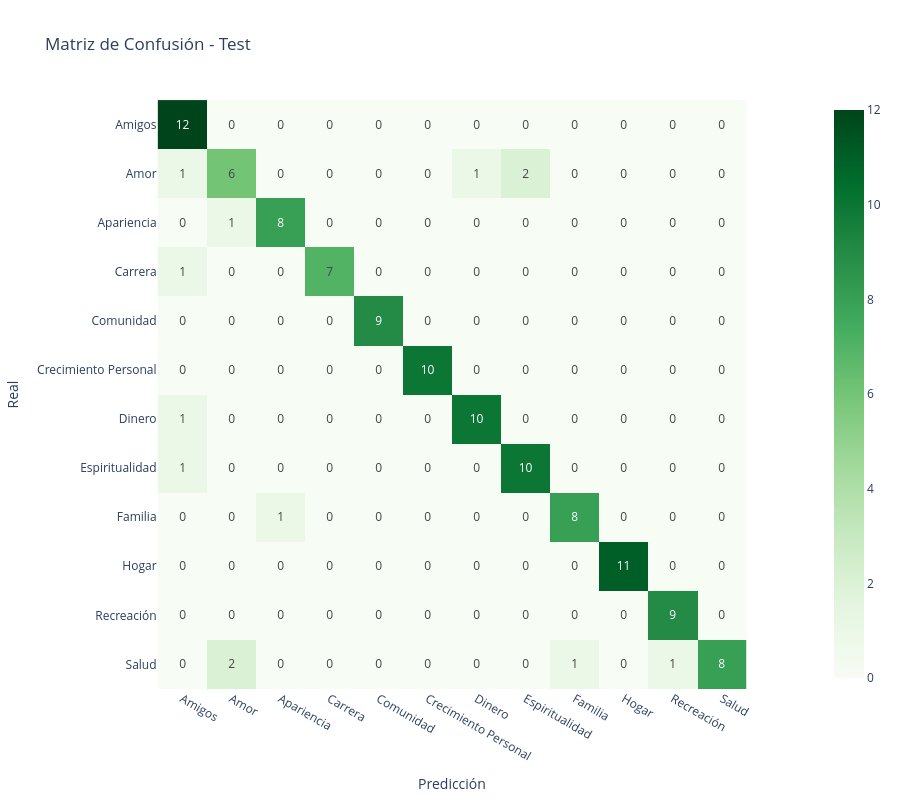

Notebook code for this chart:
### Code cell
y_test_pred = pipeline_area.predict(X_test)

cm_test = confusion_matrix(y_area_test, y_test_pred, labels=pipeline_area.classes_)

fig_test = px.imshow(
    cm_test,
    x=pipeline_area.classes_,
    y=pipeline_area.classes_,
    color_continuous_scale="greens",
    text_auto=True,
    title="Matriz de Confusión - Test"
)

fig_test.update_layout(
    xaxis_title="Predicción",
    yaxis_title="Real",
    template="plotly_white",
    width=900,
    height=800
)

fig_test.show()

### Figure 1 — Plotly figure (JSON) as saved in the notebook; plotly's stock layout.template omitted (floating-point values rounded to 4 significant figures; data arrays with more than 128 entries replaced by an {"elided": "..."} marker saying what was removed)
{"data": [{"coloraxis": "coloraxis", "hovertemplate": "x: %{x}<br>y: %{y}<br>color: %{z}<extra></extra>", "name": "0", "texttemplate": "%{z}", "type": "heatmap", "x": ["Amigos", "Amor", "Apariencia", "Carrera", "Comunidad", "Crecimiento Personal", "Dinero", "Espiritualidad", "Familia", "Hogar", "Recreación", "Salud"], "xaxis": "x", "y": ["Amigos", "Amor", "Apariencia", "Carrera", "Comunidad", "Crecimiento Personal", "Dinero", "Espiritualidad", "Familia", "Hogar", "Recreación", "Salud"], "yaxis": "y", "z": {"elided": "12x12 int values"}}], "layout": {"coloraxis": {"colorscale": [[0, "rgb(247,252,245)"], [0.125, "rgb(229,245,224)"], [0.25, "rgb(199,233,192)"], [0.375, "rgb(161,217,155)"], [0.5, "rgb(116,196,118)"], [0.625, "rgb(65,171,93)"], [0.75, "rgb(35,139,69)"], [0.875, "rgb(0,109,44)"], [1, "rgb(0,68,27)"]]}, "height": 800, "title": {"text": "Matriz de Confusión - Test"}, "width": 900, "xaxis": {"anchor": "y", "constrain": "domain", "domain": [0, 1], "scaleanchor": "y", "title": {"text": "Predicción"}}, "yaxis": {"anchor": "x", "autorange": "reversed", "constrain": "domain", "domain": [0, 1], "title": {"text": "Real"}}}}
